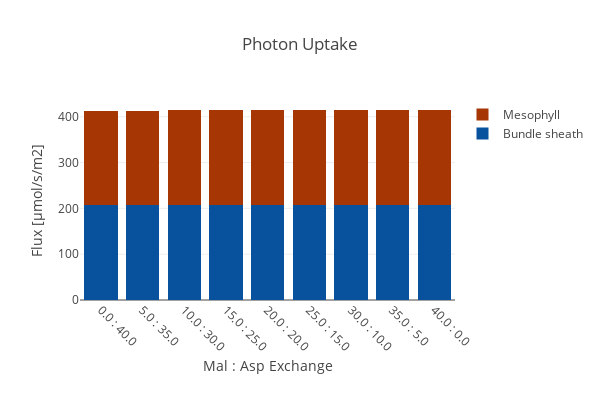

The cell this chart's notebook holds for it:
### Code cell
create_bar_plot_rxn(D_fba, D_exp,
                    {'[M]_Im_hnu':'Mesophyll','[B]_Im_hnu': 'Bundle sheath'},
                    'Photon Uptake', xaxis_title,
                    stacked = True, save_fig=save_fig)

### Figure 1 — Plotly figure (JSON) as saved in the notebook; plotly's stock layout.template omitted (floating-point values rounded to 4 significant figures)
{"data": [{"marker": {"color": "rgb(8,81,156)"}, "name": "Bundle sheath", "type": "bar", "uid": "e23a735a-0515-4fc3-93ab-8421a304b34e", "x": ["0.0 : 40.0", "5.0 : 35.0", "10.0 : 30.0", "15.0 : 25.0", "20.0 : 20.0", "25.0 : 15.0", "30.0 : 10.0", "35.0 : 5.0", "40.0 : 0.0"], "y": [206.6, 206.7, 206.9, 207.0, 207.0, 207.0, 207.1, 207.2, 207.4]}, {"marker": {"color": "rgb(166,54,3)"}, "name": "Mesophyll", "type": "bar", "uid": "2376d6ec-6564-4b5a-933c-2217c2c39f0a", "x": ["0.0 : 40.0", "5.0 : 35.0", "10.0 : 30.0", "15.0 : 25.0", "20.0 : 20.0", "25.0 : 15.0", "30.0 : 10.0", "35.0 : 5.0", "40.0 : 0.0"], "y": [206.6, 206.7, 206.9, 207.0, 207.0, 207.0, 207.1, 207.2, 207.4]}], "layout": {"barmode": "stack", "height": 400, "margin": {"b": 100}, "title": {"text": "Photon Uptake"}, "width": 600, "xaxis": {"tickangle": 45, "title": {"text": "Mal : Asp Exchange"}}, "yaxis": {"autorange": true, "title": {"text": "Flux [µmol/s/m2]"}}}}
